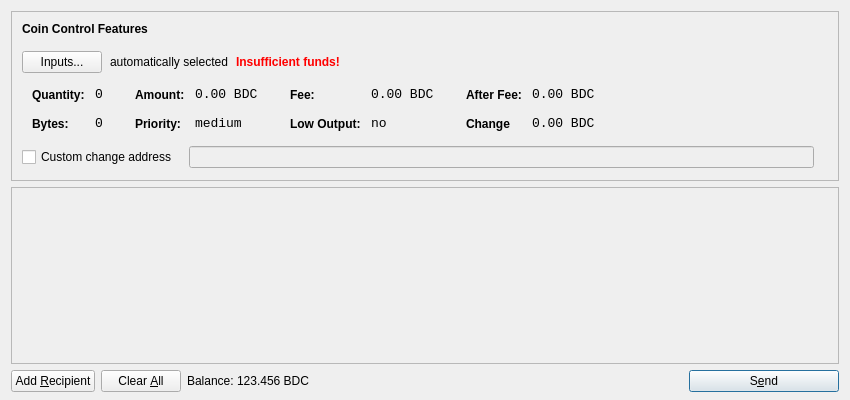
<?xml version="1.0" encoding="UTF-8"?>
<ui version="4.0">
 <class>SendCoinsDialog</class>
 <widget class="QDialog" name="SendCoinsDialog">
  <property name="geometry">
   <rect>
    <x>0</x>
    <y>0</y>
    <width>850</width>
    <height>400</height>
   </rect>
  </property>
  <property name="windowTitle">
   <string>Send Coins</string>
  </property>
  <layout class="QVBoxLayout" name="verticalLayout" stretch="0,1,0">
   <property name="bottomMargin">
    <number>8</number>
   </property>
   <item>
    <widget class="QFrame" name="frameCoinControl">
     <property name="sizePolicy">
      <sizepolicy hsizetype="Expanding" vsizetype="Expanding">
       <horstretch>0</horstretch>
       <verstretch>0</verstretch>
      </sizepolicy>
     </property>
     <property name="maximumSize">
      <size>
       <width>16777215</width>
       <height>16777215</height>
      </size>
     </property>
     <property name="frameShape">
      <enum>QFrame::StyledPanel</enum>
     </property>
     <property name="frameShadow">
      <enum>QFrame::Sunken</enum>
     </property>
     <layout class="QVBoxLayout" name="verticalLayoutCoinControl2">
      <property name="spacing">
       <number>6</number>
      </property>
      <property name="leftMargin">
       <number>0</number>
      </property>
      <property name="topMargin">
       <number>0</number>
      </property>
      <property name="rightMargin">
       <number>0</number>
      </property>
      <property name="bottomMargin">
       <number>6</number>
      </property>
      <item>
       <layout class="QVBoxLayout" name="verticalLayoutCoinControl" stretch="0,0,0,1,0,0">
        <property name="spacing">
         <number>0</number>
        </property>
        <property name="leftMargin">
         <number>10</number>
        </property>
        <property name="topMargin">
         <number>10</number>
        </property>
        <item>
         <layout class="QHBoxLayout" name="horizontalLayoutCoinControl1">
          <property name="bottomMargin">
           <number>15</number>
          </property>
          <item>
           <widget class="QLabel" name="labelCoinControlFeatures">
            <property name="sizePolicy">
             <sizepolicy hsizetype="Preferred" vsizetype="Maximum">
              <horstretch>0</horstretch>
              <verstretch>0</verstretch>
             </sizepolicy>
            </property>
            <property name="font">
             <font>
              <weight>75</weight>
              <bold>true</bold>
             </font>
            </property>
            <property name="styleSheet">
             <string notr="true">font-weight:bold;</string>
            </property>
            <property name="text">
             <string>Coin Control Features</string>
            </property>
           </widget>
          </item>
         </layout>
        </item>
        <item>
         <layout class="QHBoxLayout" name="horizontalLayoutCoinControl2" stretch="0,0,0,0">
          <property name="spacing">
           <number>8</number>
          </property>
          <property name="bottomMargin">
           <number>10</number>
          </property>
          <item>
           <widget class="QPushButton" name="pushButtonCoinControl">
            <property name="styleSheet">
             <string notr="true"/>
            </property>
            <property name="text">
             <string>Inputs...</string>
            </property>
           </widget>
          </item>
          <item>
           <widget class="QLabel" name="labelCoinControlAutomaticallySelected">
            <property name="text">
             <string>automatically selected</string>
            </property>
            <property name="margin">
             <number>5</number>
            </property>
           </widget>
          </item>
          <item>
           <widget class="QLabel" name="labelCoinControlInsuffFunds">
            <property name="font">
             <font>
              <weight>75</weight>
              <bold>true</bold>
             </font>
            </property>
            <property name="styleSheet">
             <string notr="true">color:red;font-weight:bold;</string>
            </property>
            <property name="text">
             <string>Insufficient funds!</string>
            </property>
            <property name="margin">
             <number>5</number>
            </property>
           </widget>
          </item>
          <item>
           <spacer name="horizontalSpacerCoinControl">
            <property name="orientation">
             <enum>Qt::Horizontal</enum>
            </property>
            <property name="sizeHint" stdset="0">
             <size>
              <width>40</width>
              <height>1</height>
             </size>
            </property>
           </spacer>
          </item>
         </layout>
        </item>
        <item>
         <widget class="QWidget" name="widgetCoinControl" native="true">
          <property name="sizePolicy">
           <sizepolicy hsizetype="Preferred" vsizetype="Preferred">
            <horstretch>0</horstretch>
            <verstretch>0</verstretch>
           </sizepolicy>
          </property>
          <property name="minimumSize">
           <size>
            <width>0</width>
            <height>0</height>
           </size>
          </property>
          <property name="styleSheet">
           <string notr="true"/>
          </property>
          <layout class="QHBoxLayout" name="horizontalLayoutCoinControl5">
           <property name="margin">
            <number>0</number>
           </property>
           <item>
            <layout class="QHBoxLayout" name="horizontalLayoutCoinControl3" stretch="0,0,0,1">
             <property name="spacing">
              <number>20</number>
             </property>
             <property name="topMargin">
              <number>0</number>
             </property>
             <property name="bottomMargin">
              <number>10</number>
             </property>
             <item>
              <layout class="QFormLayout" name="formLayoutCoinControl1">
               <property name="horizontalSpacing">
                <number>10</number>
               </property>
               <property name="verticalSpacing">
                <number>14</number>
               </property>
               <property name="leftMargin">
                <number>10</number>
               </property>
               <property name="topMargin">
                <number>4</number>
               </property>
               <property name="rightMargin">
                <number>6</number>
               </property>
               <item row="0" column="0">
                <widget class="QLabel" name="labelCoinControlQuantityText">
                 <property name="styleSheet">
                  <string notr="true">font-weight:bold;</string>
                 </property>
                 <property name="text">
                  <string>Quantity:</string>
                 </property>
                 <property name="margin">
                  <number>0</number>
                 </property>
                </widget>
               </item>
               <item row="0" column="1">
                <widget class="QLabel" name="labelCoinControlQuantity">
                 <property name="font">
                  <font>
                   <family>Monospace</family>
                   <pointsize>10</pointsize>
                  </font>
                 </property>
                 <property name="cursor">
                  <cursorShape>IBeamCursor</cursorShape>
                 </property>
                 <property name="contextMenuPolicy">
                  <enum>Qt::ActionsContextMenu</enum>
                 </property>
                 <property name="text">
                  <string>0</string>
                 </property>
                 <property name="margin">
                  <number>0</number>
                 </property>
                 <property name="textInteractionFlags">
                  <set>Qt::LinksAccessibleByMouse|Qt::TextSelectableByKeyboard|Qt::TextSelectableByMouse</set>
                 </property>
                </widget>
               </item>
               <item row="1" column="0">
                <widget class="QLabel" name="labelCoinControlBytesText">
                 <property name="styleSheet">
                  <string notr="true">font-weight:bold;</string>
                 </property>
                 <property name="text">
                  <string>Bytes:</string>
                 </property>
                </widget>
               </item>
               <item row="1" column="1">
                <widget class="QLabel" name="labelCoinControlBytes">
                 <property name="font">
                  <font>
                   <family>Monospace</family>
                   <pointsize>10</pointsize>
                  </font>
                 </property>
                 <property name="cursor">
                  <cursorShape>IBeamCursor</cursorShape>
                 </property>
                 <property name="contextMenuPolicy">
                  <enum>Qt::ActionsContextMenu</enum>
                 </property>
                 <property name="text">
                  <string>0</string>
                 </property>
                 <property name="textInteractionFlags">
                  <set>Qt::LinksAccessibleByMouse|Qt::TextSelectableByKeyboard|Qt::TextSelectableByMouse</set>
                 </property>
                </widget>
               </item>
              </layout>
             </item>
             <item>
              <layout class="QFormLayout" name="formLayoutCoinControl2">
               <property name="horizontalSpacing">
                <number>10</number>
               </property>
               <property name="verticalSpacing">
                <number>14</number>
               </property>
               <property name="leftMargin">
                <number>6</number>
               </property>
               <property name="topMargin">
                <number>4</number>
               </property>
               <property name="rightMargin">
                <number>6</number>
               </property>
               <item row="0" column="0">
                <widget class="QLabel" name="labelCoinControlAmountText">
                 <property name="styleSheet">
                  <string notr="true">font-weight:bold;</string>
                 </property>
                 <property name="text">
                  <string>Amount:</string>
                 </property>
                 <property name="margin">
                  <number>0</number>
                 </property>
                </widget>
               </item>
               <item row="0" column="1">
                <widget class="QLabel" name="labelCoinControlAmount">
                 <property name="font">
                  <font>
                   <family>Monospace</family>
                   <pointsize>10</pointsize>
                  </font>
                 </property>
                 <property name="cursor">
                  <cursorShape>IBeamCursor</cursorShape>
                 </property>
                 <property name="contextMenuPolicy">
                  <enum>Qt::ActionsContextMenu</enum>
                 </property>
                 <property name="text">
                  <string>0.00 BDC</string>
                 </property>
                 <property name="textInteractionFlags">
                  <set>Qt::LinksAccessibleByMouse|Qt::TextSelectableByKeyboard|Qt::TextSelectableByMouse</set>
                 </property>
                </widget>
               </item>
               <item row="1" column="0">
                <widget class="QLabel" name="labelCoinControlPriorityText">
                 <property name="styleSheet">
                  <string notr="true">font-weight:bold;</string>
                 </property>
                 <property name="text">
                  <string>Priority:</string>
                 </property>
                </widget>
               </item>
               <item row="1" column="1">
                <widget class="QLabel" name="labelCoinControlPriority">
                 <property name="font">
                  <font>
                   <family>Monospace</family>
                   <pointsize>10</pointsize>
                  </font>
                 </property>
                 <property name="cursor">
                  <cursorShape>IBeamCursor</cursorShape>
                 </property>
                 <property name="contextMenuPolicy">
                  <enum>Qt::ActionsContextMenu</enum>
                 </property>
                 <property name="text">
                  <string>medium</string>
                 </property>
                 <property name="textInteractionFlags">
                  <set>Qt::LinksAccessibleByMouse|Qt::TextSelectableByKeyboard|Qt::TextSelectableByMouse</set>
                 </property>
                </widget>
               </item>
              </layout>
             </item>
             <item>
              <layout class="QFormLayout" name="formLayoutCoinControl3">
               <property name="horizontalSpacing">
                <number>10</number>
               </property>
               <property name="verticalSpacing">
                <number>14</number>
               </property>
               <property name="leftMargin">
                <number>6</number>
               </property>
               <property name="topMargin">
                <number>4</number>
               </property>
               <property name="rightMargin">
                <number>6</number>
               </property>
               <item row="0" column="0">
                <widget class="QLabel" name="labelCoinControlFeeText">
                 <property name="styleSheet">
                  <string notr="true">font-weight:bold;</string>
                 </property>
                 <property name="text">
                  <string>Fee:</string>
                 </property>
                 <property name="margin">
                  <number>0</number>
                 </property>
                </widget>
               </item>
               <item row="0" column="1">
                <widget class="QLabel" name="labelCoinControlFee">
                 <property name="font">
                  <font>
                   <family>Monospace</family>
                   <pointsize>10</pointsize>
                  </font>
                 </property>
                 <property name="cursor">
                  <cursorShape>IBeamCursor</cursorShape>
                 </property>
                 <property name="contextMenuPolicy">
                  <enum>Qt::ActionsContextMenu</enum>
                 </property>
                 <property name="text">
                  <string>0.00 BDC</string>
                 </property>
                 <property name="textInteractionFlags">
                  <set>Qt::LinksAccessibleByMouse|Qt::TextSelectableByKeyboard|Qt::TextSelectableByMouse</set>
                 </property>
                </widget>
               </item>
               <item row="1" column="0">
                <widget class="QLabel" name="labelCoinControlLowOutputText">
                 <property name="styleSheet">
                  <string notr="true">font-weight:bold;</string>
                 </property>
                 <property name="text">
                  <string>Low Output:</string>
                 </property>
                </widget>
               </item>
               <item row="1" column="1">
                <widget class="QLabel" name="labelCoinControlLowOutput">
                 <property name="font">
                  <font>
                   <family>Monospace</family>
                   <pointsize>10</pointsize>
                  </font>
                 </property>
                 <property name="cursor">
                  <cursorShape>IBeamCursor</cursorShape>
                 </property>
                 <property name="contextMenuPolicy">
                  <enum>Qt::ActionsContextMenu</enum>
                 </property>
                 <property name="text">
                  <string>no</string>
                 </property>
                 <property name="textInteractionFlags">
                  <set>Qt::LinksAccessibleByMouse|Qt::TextSelectableByKeyboard|Qt::TextSelectableByMouse</set>
                 </property>
                </widget>
               </item>
              </layout>
             </item>
             <item>
              <layout class="QFormLayout" name="formLayoutCoinControl4">
               <property name="horizontalSpacing">
                <number>10</number>
               </property>
               <property name="verticalSpacing">
                <number>14</number>
               </property>
               <property name="leftMargin">
                <number>6</number>
               </property>
               <property name="topMargin">
                <number>4</number>
               </property>
               <property name="rightMargin">
                <number>6</number>
               </property>
               <item row="0" column="0">
                <widget class="QLabel" name="labelCoinControlAfterFeeText">
                 <property name="styleSheet">
                  <string notr="true">font-weight:bold;</string>
                 </property>
                 <property name="text">
                  <string>After Fee:</string>
                 </property>
                 <property name="margin">
                  <number>0</number>
                 </property>
                </widget>
               </item>
               <item row="0" column="1">
                <widget class="QLabel" name="labelCoinControlAfterFee">
                 <property name="font">
                  <font>
                   <family>Monospace</family>
                   <pointsize>10</pointsize>
                  </font>
                 </property>
                 <property name="cursor">
                  <cursorShape>IBeamCursor</cursorShape>
                 </property>
                 <property name="contextMenuPolicy">
                  <enum>Qt::ActionsContextMenu</enum>
                 </property>
                 <property name="text">
                  <string>0.00 BDC</string>
                 </property>
                 <property name="textInteractionFlags">
                  <set>Qt::LinksAccessibleByMouse|Qt::TextSelectableByKeyboard|Qt::TextSelectableByMouse</set>
                 </property>
                </widget>
               </item>
               <item row="1" column="0">
                <widget class="QLabel" name="labelCoinControlChangeText">
                 <property name="styleSheet">
                  <string notr="true">font-weight:bold;</string>
                 </property>
                 <property name="text">
                  <string>Change</string>
                 </property>
                </widget>
               </item>
               <item row="1" column="1">
                <widget class="QLabel" name="labelCoinControlChange">
                 <property name="font">
                  <font>
                   <family>Monospace</family>
                   <pointsize>10</pointsize>
                  </font>
                 </property>
                 <property name="cursor">
                  <cursorShape>IBeamCursor</cursorShape>
                 </property>
                 <property name="contextMenuPolicy">
                  <enum>Qt::ActionsContextMenu</enum>
                 </property>
                 <property name="text">
                  <string>0.00 BDC</string>
                 </property>
                 <property name="textInteractionFlags">
                  <set>Qt::LinksAccessibleByMouse|Qt::TextSelectableByKeyboard|Qt::TextSelectableByMouse</set>
                 </property>
                </widget>
               </item>
              </layout>
             </item>
            </layout>
           </item>
          </layout>
         </widget>
        </item>
        <item>
         <layout class="QHBoxLayout" name="horizontalLayoutCoinControl4" stretch="0,0,0">
          <property name="spacing">
           <number>12</number>
          </property>
          <property name="sizeConstraint">
           <enum>QLayout::SetDefaultConstraint</enum>
          </property>
          <property name="topMargin">
           <number>5</number>
          </property>
          <property name="rightMargin">
           <number>5</number>
          </property>
          <item>
           <widget class="QCheckBox" name="checkBoxCoinControlChange">
            <property name="text">
             <string>Custom change address</string>
            </property>
           </widget>
          </item>
          <item>
           <widget class="QLineEdit" name="lineEditCoinControlChange">
            <property name="enabled">
             <bool>false</bool>
            </property>
            <property name="sizePolicy">
             <sizepolicy hsizetype="Expanding" vsizetype="Fixed">
              <horstretch>0</horstretch>
              <verstretch>0</verstretch>
             </sizepolicy>
            </property>
           </widget>
          </item>
          <item>
           <widget class="QLabel" name="labelCoinControlChangeLabel">
            <property name="sizePolicy">
             <sizepolicy hsizetype="Preferred" vsizetype="Expanding">
              <horstretch>0</horstretch>
              <verstretch>0</verstretch>
             </sizepolicy>
            </property>
            <property name="minimumSize">
             <size>
              <width>0</width>
              <height>0</height>
             </size>
            </property>
            <property name="text">
             <string/>
            </property>
            <property name="margin">
             <number>3</number>
            </property>
           </widget>
          </item>
         </layout>
        </item>
        <item>
         <layout class="QHBoxLayout" name="horizontalLayoutCoinControl7" stretch="">
          <property name="spacing">
           <number>0</number>
          </property>
          <property name="sizeConstraint">
           <enum>QLayout::SetDefaultConstraint</enum>
          </property>
          <property name="topMargin">
           <number>5</number>
          </property>
          <property name="rightMargin">
           <number>5</number>
          </property>
         </layout>
        </item>
        <item>
         <spacer name="verticalSpacerCoinControl">
          <property name="orientation">
           <enum>Qt::Vertical</enum>
          </property>
          <property name="sizeHint" stdset="0">
           <size>
            <width>800</width>
            <height>1</height>
           </size>
          </property>
         </spacer>
        </item>
       </layout>
      </item>
     </layout>
    </widget>
   </item>
   <item>
    <widget class="QScrollArea" name="scrollArea">
     <property name="widgetResizable">
      <bool>true</bool>
     </property>
     <widget class="QWidget" name="scrollAreaWidgetContents">
      <property name="geometry">
       <rect>
        <x>0</x>
        <y>0</y>
        <width>830</width>
        <height>166</height>
       </rect>
      </property>
      <layout class="QVBoxLayout" name="verticalLayout_2">
       <property name="margin">
        <number>0</number>
       </property>
       <item>
        <layout class="QVBoxLayout" name="entries">
         <property name="spacing">
          <number>6</number>
         </property>
        </layout>
       </item>
       <item>
        <spacer name="verticalSpacer">
         <property name="orientation">
          <enum>Qt::Vertical</enum>
         </property>
         <property name="sizeHint" stdset="0">
          <size>
           <width>20</width>
           <height>40</height>
          </size>
         </property>
        </spacer>
       </item>
      </layout>
     </widget>
    </widget>
   </item>
   <item>
    <layout class="QHBoxLayout" name="horizontalLayout">
     <item>
      <widget class="QPushButton" name="addButton">
       <property name="toolTip">
        <string>Send to multiple recipients at once</string>
       </property>
       <property name="text">
        <string>Add &amp;Recipient</string>
       </property>
       <property name="icon">
        <iconset resource="../bitcoin.qrc">
         <normaloff>:/icons/add</normaloff>:/icons/add</iconset>
       </property>
       <property name="autoDefault">
        <bool>false</bool>
       </property>
      </widget>
     </item>
     <item>
      <widget class="QPushButton" name="clearButton">
       <property name="sizePolicy">
        <sizepolicy hsizetype="Minimum" vsizetype="Fixed">
         <horstretch>0</horstretch>
         <verstretch>0</verstretch>
        </sizepolicy>
       </property>
       <property name="toolTip">
        <string>Remove all transaction fields</string>
       </property>
       <property name="text">
        <string>Clear &amp;All</string>
       </property>
       <property name="icon">
        <iconset resource="../bitcoin.qrc">
         <normaloff>:/icons/remove</normaloff>:/icons/remove</iconset>
       </property>
       <property name="autoRepeatDelay">
        <number>300</number>
       </property>
       <property name="autoDefault">
        <bool>false</bool>
       </property>
      </widget>
     </item>
     <item>
      <layout class="QHBoxLayout" name="horizontalLayout_2">
       <property name="spacing">
        <number>3</number>
       </property>
       <item>
        <widget class="QLabel" name="label">
         <property name="sizePolicy">
          <sizepolicy hsizetype="Preferred" vsizetype="Fixed">
           <horstretch>0</horstretch>
           <verstretch>0</verstretch>
          </sizepolicy>
         </property>
         <property name="text">
          <string>Balance:</string>
         </property>
        </widget>
       </item>
       <item>
        <widget class="QLabel" name="labelBalance">
         <property name="sizePolicy">
          <sizepolicy hsizetype="Preferred" vsizetype="Fixed">
           <horstretch>0</horstretch>
           <verstretch>0</verstretch>
          </sizepolicy>
         </property>
         <property name="cursor">
          <cursorShape>IBeamCursor</cursorShape>
         </property>
         <property name="text">
          <string>123.456 BDC</string>
         </property>
         <property name="textInteractionFlags">
          <set>Qt::LinksAccessibleByMouse|Qt::TextSelectableByKeyboard|Qt::TextSelectableByMouse</set>
         </property>
        </widget>
       </item>
      </layout>
     </item>
     <item>
      <spacer name="horizontalSpacer">
       <property name="orientation">
        <enum>Qt::Horizontal</enum>
       </property>
       <property name="sizeHint" stdset="0">
        <size>
         <width>40</width>
         <height>20</height>
        </size>
       </property>
      </spacer>
     </item>
     <item>
      <widget class="QPushButton" name="sendButton">
       <property name="minimumSize">
        <size>
         <width>150</width>
         <height>0</height>
        </size>
       </property>
       <property name="toolTip">
        <string>Confirm the send action</string>
       </property>
       <property name="text">
        <string>S&amp;end</string>
       </property>
       <property name="icon">
        <iconset resource="../bitcoin.qrc">
         <normaloff>:/icons/send</normaloff>:/icons/send</iconset>
       </property>
       <property name="default">
        <bool>true</bool>
       </property>
      </widget>
     </item>
    </layout>
   </item>
  </layout>
 </widget>
 <resources>
  <include location="../bitcoin.qrc"/>
 </resources>
 <connections/>
</ui>
